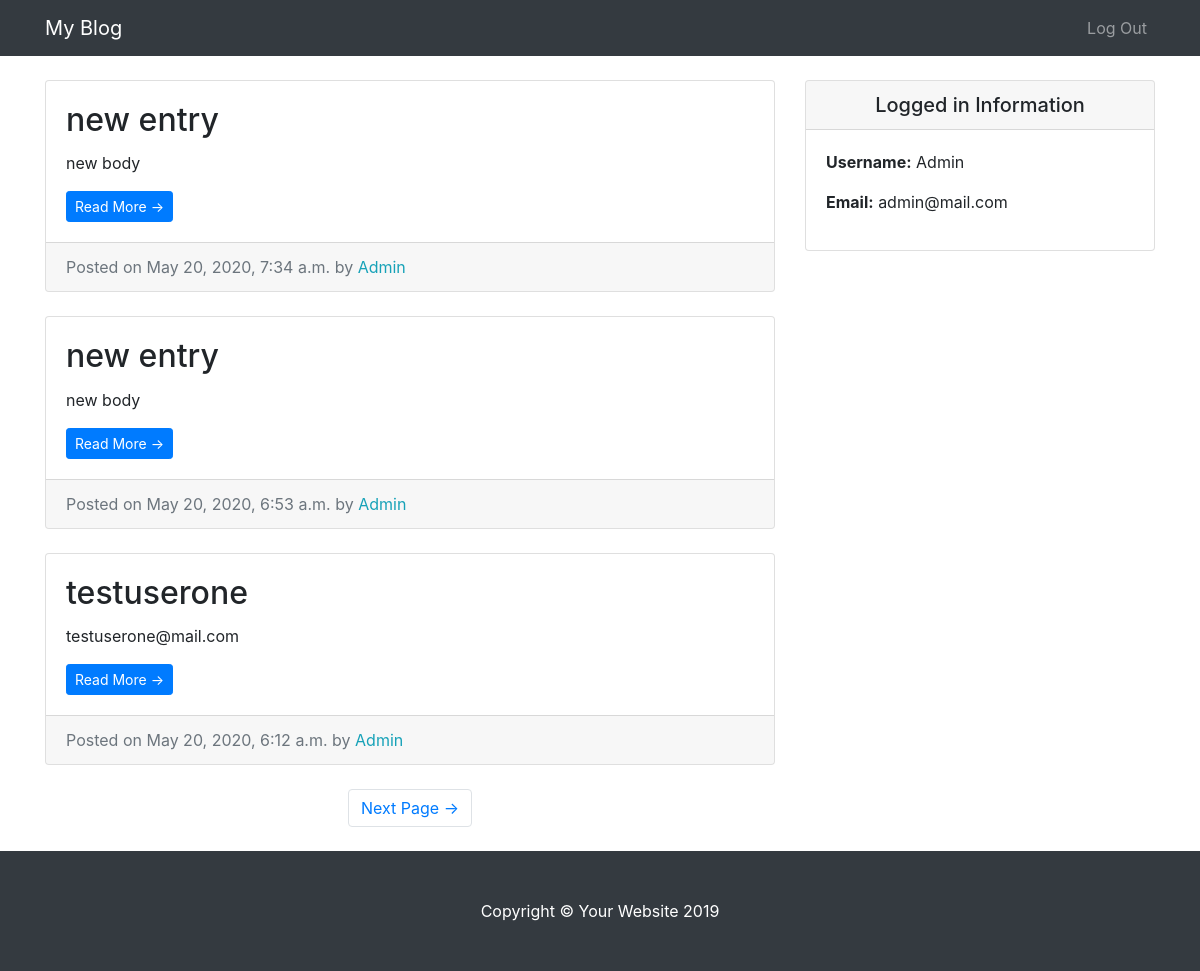
Before: / (signed in) with the older database file.
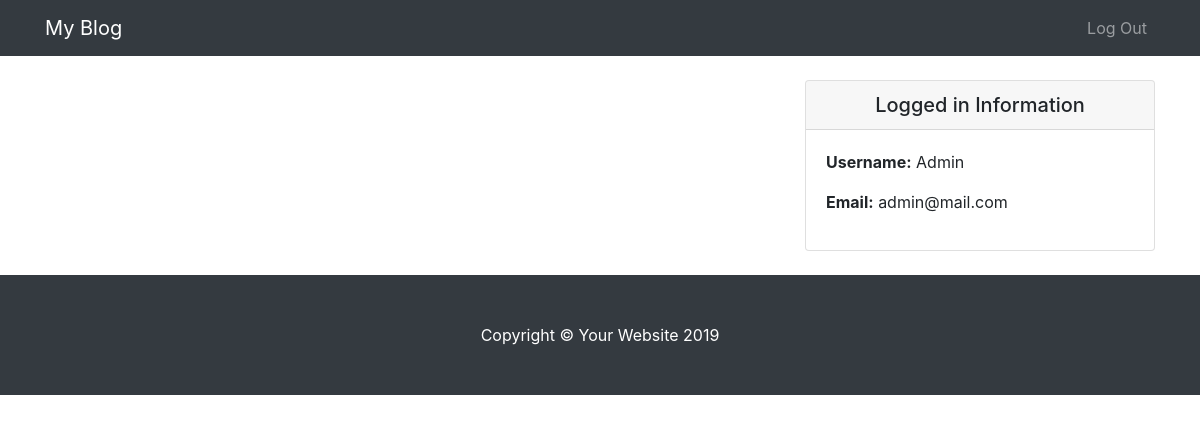
After: the same page with the newer database file.
### entries/models.py (models this page shows, shortened)
class Entries(models.Model):
    entry_title = models.CharField(max_length=50)
    entry_text = models.TextField()
    liked = models.ManyToManyField(Account, blank=True, default=None, related_name='liked')
    entry_date = models.DateTimeField(auto_now_add=True)
    entry_author = models.ForeignKey(Account, on_delete=models.CASCADE, related_name='entry_author')
    entry_tag = models.CharField(max_length=50)
    entry_images = models.ImageField(blank=True,default=None)
    class Meta:
        verbose_name_plural = 'Entry List'

### account/models.py (models this page shows, shortened)
class Account(AbstractBaseUser):
    email=models.EmailField(max_length=50,unique=True)
    username=models.CharField(max_length=50,unique=True)
    first_name=models.CharField(max_length=50)
    last_name=models.CharField(max_length=50)
    date_joined=models.DateTimeField(auto_now_add=True)
    last_login=models.DateTimeField(auto_now_add=True)
    is_admin = models.BooleanField(default=False)
    is_staff = models.BooleanField(default=False)
    is_active = models.BooleanField(default=True)
    is_superuser = models.BooleanField(default=False)
    USERNAME_FIELD = 'email'
    REQUIRED_FIELDS = ['username',]
    objects = MyAccountManager()
    def __str__(self):
        return self.username

### entries/views.py (the view)
# urls.py: path('', HomeView.as_view(), name='home_blog'),
class HomeView(LoginRequiredMixin, ListView):
    model = Entries
    template_name = 'entries/index.html'
    context_object_name = 'blog_entries'
    ordering = ['-entry_date']
    paginate_by = 3

### entries/templates/entries/index.html (shortened to what this page needs)
{% extends "entries/base.html" %}
{% block content %}
      <div class="col-md-8">
          {% for entries in blog_entries %}
            <div class="card mb-4 mt-4">
              <div class="card-body">
                <h2 class="card-title">{{entries.entry_title}}</h2>
                <p class="card-text">{{entries.entry_text|truncatechars:50}}</p>
                <a href="{% url 'entry_details' entries.pk %}" class="btn btn-primary btn-sm">Read More &rarr;</a>
              </div>
              <div class="card-footer text-muted">
                Posted on {{entries.entry_date}} by
                <span class= "text-info mr-2">{{entries.entry_author}}</span>
              </div>
            </div>
         {% endfor %}
        {% if is_paginated %}
        <ul class="pagination justify-content-center mb-4">
          {% if page_obj.has_next %}
          <li class="page-item">
            <a class="page-link" href="?page={{page_obj.next_page_number}}">Next Page &rarr;</a>
          </li>
           {% endif %}
        </ul>
        {% endif %}
      </div>
{% endblock %}

### entries/templates/entries/base.html (shortened to what this page needs)
{% load static %}
<!DOCTYPE html>
<html lang="en">
<head>
  <link href="{% static 'entries/vendor/bootstrap/css/bootstrap.min.css' %}" rel="stylesheet">
  <link href="{% static 'entries/css/blog-home.css' %}" rel="stylesheet">
</head>
<body>
  <nav class="navbar navbar-expand-lg navbar-dark bg-dark fixed-top">
    <div class="container">
      <a class="navbar-brand" href="{% url 'home_blog' %}">My Blog</a>
      <div class="collapse navbar-collapse" id="navbarResponsive">
        <ul class="navbar-nav ml-auto">
  <div class="container">
    <div class="row">
{% block content %}   {% endblock %}
    <div class="col-md-4">
      <div class="card my-4 mt-4">
          <h5 class="card-header text-center">Logged in Information</h5>
          <div class="card-body">
            <ul class="list-unstyled mb-0">
                <li>
                    <p> <strong>Username:</strong> {{user.username}}</p>
                </li>
                <li>
                    <p> <strong>Email:</strong> {{user.email}}</p>
                </li>
            </ul>
          </div>
        </div>
      </div>
    </div>
  </div>
  <footer class="py-5 bg-dark">
    <div class="container">
      <p class="m-0 text-center text-white">Copyright &copy; Your Website 2019</p>
    </div>
  </footer>
</body>
</html>

### entries/static/entries/css/blog-home.css (style rules this page uses)
body { padding-top: 56px; }

Changed rows visible on the page:
removed Entries: entry_title "new entry", entry_text "new body", entry_date "May 20, 2020, 7:34 a.m.", entry_author "Admin"
removed Entries: entry_title "new entry", entry_text "new body", entry_date "May 20, 2020, 6:53 a.m.", entry_author "Admin"
removed Entries: entry_title "testuserone", entry_text "testuserone@mail.com", entry_date "May 20, 2020, 6:12 a.m.", entry_author "Admin"
Other visible differences:
text no longer shown: "Next Page →"
